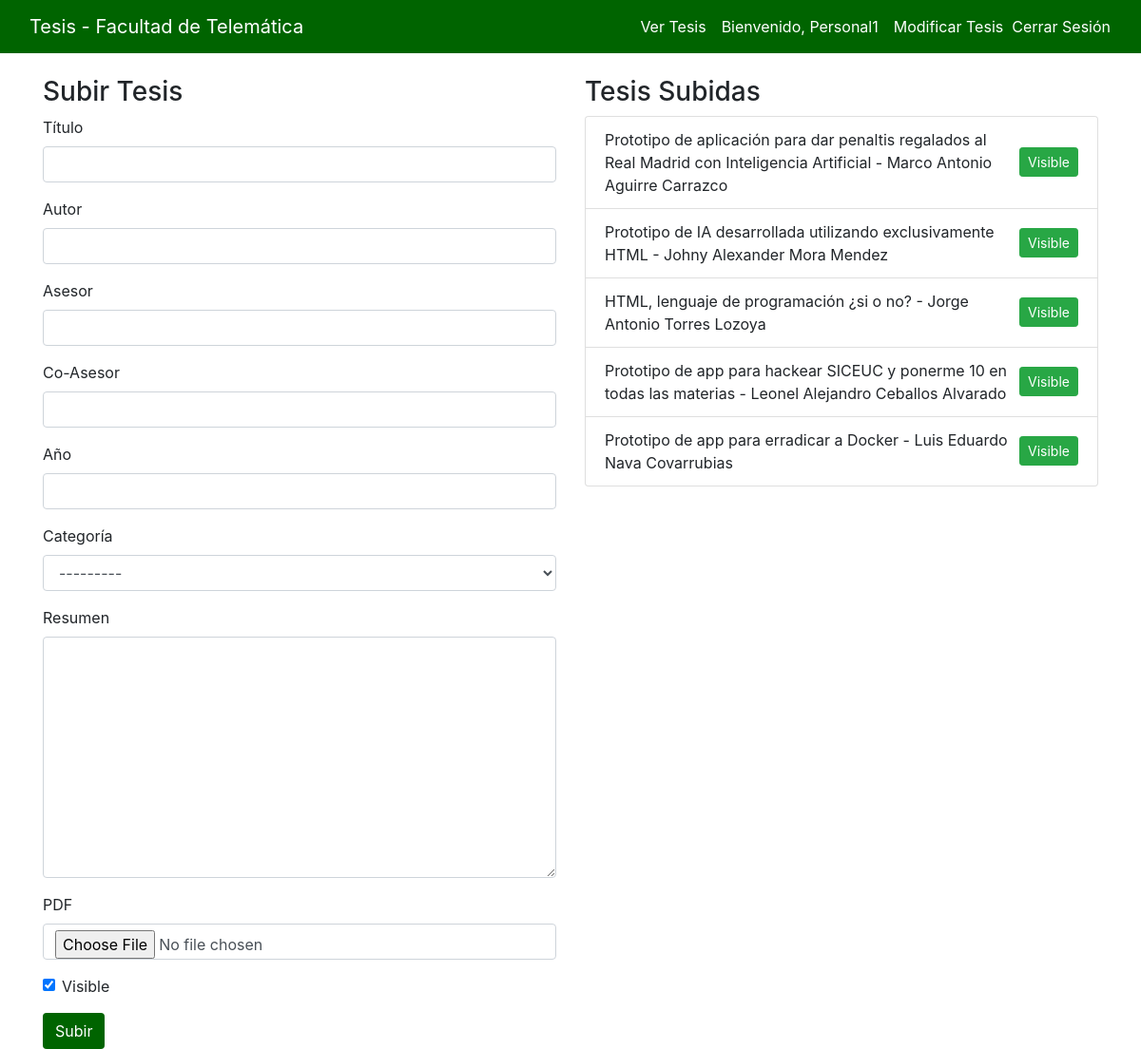
The app's page /upload/ (signed in) with its own data.
### tesis/models.py (models this page shows, shortened)
class Thesis(models.Model):
    CATEGORY_CHOICES = [
        ('programacion', 'Programación'),
        ('redes', 'Redes'),
        ('seguridad', 'Seguridad'),
        ('iot', 'IoT'),
        ('big_data', 'Big Data'),
        ('inteligencia_artificial', 'Inteligencia Artificial'),
    ]
    title = models.CharField(max_length=255)
    author = models.CharField(max_length=255)
    advisor = models.CharField(max_length=255)
    co_advisor = models.CharField(max_length=255, blank=True, null=True)
    year = models.IntegerField()
    category = models.CharField(max_length=50, choices=CATEGORY_CHOICES)
    summary = models.TextField()
    pdf = models.FileField(upload_to='theses/')
    visible = models.BooleanField(default=True)
    uploaded_by = models.ForeignKey(User, on_delete=models.CASCADE, default=1)  # Suponiendo que el ID del usuario administrador es 1

### tesis/views.py (the view)
# urls.py: path('upload/', views.upload_thesis, name='upload_thesis'),
@login_required
def upload_thesis(request):
    if request.method == 'POST':
        form = ThesisForm(request.POST, request.FILES)
        if form.is_valid():
            thesis = form.save(commit=False)
            thesis.uploaded_by = request.user
            thesis.save()
            return redirect('tesis:upload_thesis')
    else:
        form = ThesisForm()
    if request.user.is_superuser:
        theses = Thesis.objects.all()
    else:
        theses = Thesis.objects.filter(uploaded_by=request.user)
    return render(request, 'tesis/upload_thesis.html', {'form': form, 'theses': theses})

### tesis/forms.py
class ThesisForm(forms.ModelForm):
    class Meta:
        model = Thesis
        fields = ['title', 'author', 'advisor', 'co_advisor', 'year', 'category', 'summary', 'pdf', 'visible']
        widgets = {
            'title': forms.TextInput(attrs={'class': 'form-control'}),
            'author': forms.TextInput(attrs={'class': 'form-control'}),
            'advisor': forms.TextInput(attrs={'class': 'form-control'}),
            'co_advisor': forms.TextInput(attrs={'class': 'form-control'}),
            'year': forms.NumberInput(attrs={'class': 'form-control'}),
            'category': forms.Select(attrs={'class': 'form-control'}),
            'summary': forms.Textarea(attrs={'class': 'form-control'}),
            'pdf': forms.FileInput(attrs={'class': 'form-control'}),
            'visible': forms.CheckboxInput(attrs={'class': 'form-check-input'}),
        }

### tesis/templates/tesis/upload_thesis.html (shortened to what this page needs)
{% load static %}
<!DOCTYPE html>
<html lang="es">
<head>
    <link rel="stylesheet" href="https://stackpath.bootstrapcdn.com/bootstrap/4.5.2/css/bootstrap.min.css">
    <link rel="stylesheet" href="{% static 'css/styles.css' %}">
</head>
<body>
    <nav class="navbar navbar-expand-lg navbar-custom mb-4 w-100">
        <div class="container-fluid">
            <a class="navbar-brand" href="{% url 'tesis:home' %}">Tesis - Facultad de Telemática</a>
            <div class="collapse navbar-collapse" id="navbarNav">
                <ul class="navbar-nav ml-auto">
                    <li class="nav-item">
                        <a class="nav-link" href="{% url 'tesis:visitor_view_theses' %}">Ver Tesis</a>
                    </li>
                    {% if user.is_authenticated %}
                        <li class="nav-item">
                            <span class="nav-link">Bienvenido, {{ user.username }}</span>
                        </li>
                        <li class="nav-item">
                            <a class="nav-link" href="{% url 'tesis:upload_thesis' %}">Modificar Tesis</a>
                        </li>
                        <li class="nav-item">
                            <form method="post" action="{% url 'logout' %}" class="form-inline">
                                <button type="submit" class="btn btn-link nav-link" style="padding: 0;">Cerrar Sesión</button>
                            </form>
                        </li>
                    {% else %}
                        <li class="nav-item">
                            <a class="nav-link" href="{% url 'login' %}">Iniciar Sesión</a>
                        </li>
                    {% endif %}
                </ul>
            </div>
        </div>
    </nav>
    <div class="container container-custom">
        <div class="row">
            <div class="col-md-6">
                <h3>Subir Tesis</h3>
                <form method="post" enctype="multipart/form-data">
                    <div class="form-group mb-3">
                        <label for="title">Título</label>
                        {{ form.title }}
                    </div>
                    <div class="form-group mb-3">
                        <label for="author">Autor</label>
                        {{ form.author }}
                    </div>
                    <div class="form-group mb-3">
                        <label for="advisor">Asesor</label>
                        {{ form.advisor }}
                    </div>
                    <div class="form-group mb-3">
                        <label for="co_advisor">Co-Asesor</label>
                        {{ form.co_advisor }}
                    </div>
                    <div class="form-group mb-3">
                        <label for="year">Año</label>
                        {{ form.year }}
                    </div>
                    <div class="form-group mb-3">
                        <label for="category">Categoría</label>
                        {{ form.category }}
                    </div>
                    <div class="form-group mb-3">
                        <label for="summary">Resumen</label>
                        {{ form.summary }}
                    </div>
                    <div class="form-group mb-3">
                        <label for="pdf">PDF</label>
                        {{ form.pdf }}
                    </div>
                    <div class="form-group form-check mb-3">
                        {{ form.visible }} <label class="form-check-label" for="visible">Visible</label>
                    </div>
                    <button type="submit" class="btn btn-custom">Subir</button>
                </form>
            </div>
            <div class="col-md-6">
                <h3>Tesis Subidas</h3>
                <ul class="list-group">
                    {% for thesis in theses %}
                        <li class="list-group-item d-flex justify-content-between align-items-center">
                            <span>{{ thesis.title }} - {{ thesis.author }}</span>
                            <div>
                                <a href="{% url 'tesis:admin_toggle_visibility' thesis.id %}" class="btn btn-sm {% if thesis.visible %}btn-success{% else %}btn-secondary{% endif %}">
                                    {% if thesis.visible %}Visible{% else %}Oculto{% endif %}
                                </a>
                            </div>
                        </li>
                    {% endfor %}
                </ul>
            </div>
        </div>
    </div>
</body>
</html>

### static/css/styles.css (style rules this page uses)
.navbar-custom { background-color: #006400; }
.navbar-custom .navbar-brand, .navbar-custom .nav-link { color: #ffffff; }
.container-custom { margin-top: 20px; }
.btn-custom { background-color: #006400; color: #ffffff; }

### tesis/templates/tesis/upload_thesis.html (style rules this page uses)
.navbar-nav .nav-item { display: flex; align-items: center; }
.navbar-nav .nav-link { display: flex; align-items: center; }

### records on screen
Thesis: title "Prototipo de aplicación para dar penaltis regalados al Real Madrid con Inteligencia Artificial", author "Marco Antonio Aguirre Carrazco", visible "Visible"
Thesis: title "Prototipo de IA desarrollada utilizando exclusivamente HTML", author "Johny Alexander Mora Mendez", visible "Visible"
Thesis: title "HTML, lenguaje de programación ¿si o no?", author "Jorge Antonio Torres Lozoya", visible "Visible"
Thesis: title "Prototipo de app para hackear SICEUC y ponerme 10 en todas las materias", author "Leonel Alejandro Ceballos Alvarado", visible "Visible"
Thesis: title "Prototipo de app para erradicar a Docker", author "Luis Eduardo Nava Covarrubias", visible "Visible"

### other values on screen
{{ user.username }} "Personal1"
